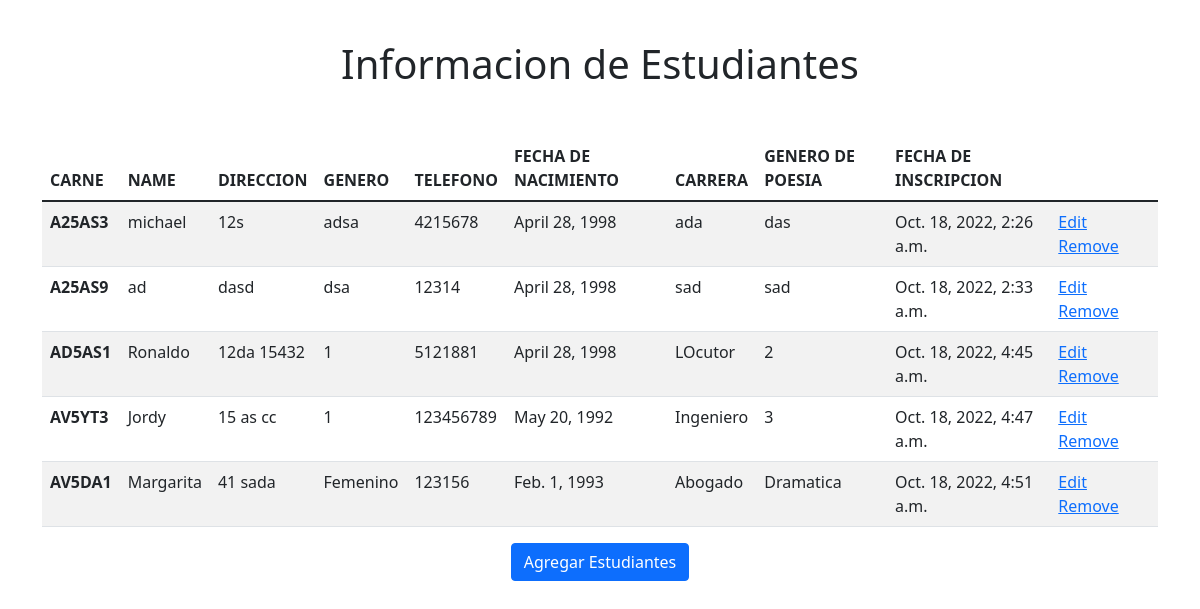
Page /list/ on the committed database.
### formulario/models.py (models this page shows, shortened)
class Formul2(models.Model):
    carne = models.TextField(validators=[RegexValidator(regex='^[A|a][a-zA-Z0-9][5][a-zA-Z0-9][a-zA-Z0-9][1|3|9]$', message='Length has to be 6', code='nomatch')],primary_key = True)
    name = models.CharField(max_length=50)
    direccion = models.CharField(max_length=50)
    genero = models.CharField(max_length=50)
    tel= models.IntegerField()
    born = models.DateField()
    carrera = models.CharField(max_length=50)
    poesia = models.CharField(max_length=50)
    insc = models.DateTimeField(default=now, editable=False)

### formulario/views.py (the view)
# urls.py: path('list/', views.form_list, name='form-list'),
def form_list(request):
    employees = Formul2.objects.all()
    context = {
        'employees': employees,
    }
    return render(request, 'formulario/list.html', context)

### formulario/templates/formulario/list.html (shortened to what this page needs)
{% extends 'base.html' %}
{% block content %}
    <h1 style="text-align: center; padding-top: 1em; padding-bottom: 1em;">Informacion de Estudiantes</h1>
    <table class="table table-striped">
        <thead>
            <tr>
                <th scope="col">CARNE</th>
                <th scope="col">NAME</th>
                <th scope="col">DIRECCION</th>
                <th scope="col">GENERO</th>
                <th scope="col">TELEFONO</th>
                <th scope="col">FECHA DE NACIMIENTO</th>
                <th scope="col">CARRERA</th>
                <th scope="col">GENERO DE POESIA</th>
                <th scope="col">FECHA DE INSCRIPCION</th>
            </tr>
        </thead>
        <tbody>
            {% for emp in employees %}
                <tr>
                    <th scope="row">{{ emp.carne}}</th>
                    <td>{{ emp.name }}</td>
                    <td>{{ emp.direccion }}</td>
                    <td>{{ emp.genero }}</td>
                    <td>{{ emp.tel }}</td>
                    <td>{{ emp.born }}</td>
                    <td>{{ emp.carrera }}</td>
                    <td>{{ emp.poesia }}</td>
                    <td>{{ emp.insc}}</td>
                    <td>
                        <a style="margin-right: 30px;" href="">Edit</a>
                        <a href="">Remove</a>
                    </td>
                </tr>
            {% endfor %}
        </tbody>
    </table>
    <div class="text-center">
        <a href="{% url 'form-create' %}"><button type="button" class="btn btn-primary">Agregar Estudiantes</button></a>
    </div>
{% endblock content %}

### formulario/templates/base.html (shortened to what this page needs)
<!DOCTYPE html>
<html lang="en">
<head>
    <link href="https://cdn.jsdelivr.net/npm/bootstrap@5.1.3/dist/css/bootstrap.min.css" rel="stylesheet">
</head>
<body>
    <div class="container">
        {% block content %}
        {% endblock content %}
    </div>
</body>
</html>

### rows in the picture
Formul2: carne "A25AS3", name "michael", direccion "12s", genero "adsa", tel "4215678", born "April 28, 1998", carrera "ada", poesia "das", insc "Oct. 18, 2022, 2:26 a.m."
Formul2: carne "A25AS9", name "ad", direccion "dasd", genero "dsa", tel "12314", born "April 28, 1998", carrera "sad", poesia "sad", insc "Oct. 18, 2022, 2:33 a.m."
Formul2: carne "AD5AS1", name "Ronaldo", direccion "12da 15432", genero "1", tel "5121881", born "April 28, 1998", carrera "LOcutor", poesia "2", insc "Oct. 18, 2022, 4:45 a.m."
Formul2: carne "AV5YT3", name "Jordy", direccion "15 as cc", genero "1", tel "123456789", born "May 20, 1992", carrera "Ingeniero", poesia "3", insc "Oct. 18, 2022, 4:47 a.m."
Formul2: carne "AV5DA1", name "Margarita", direccion "41 sada", genero "Femenino", tel "123156", born "Feb. 1, 1993", carrera "Abogado", poesia "Dramatica", insc "Oct. 18, 2022, 4:51 a.m."
